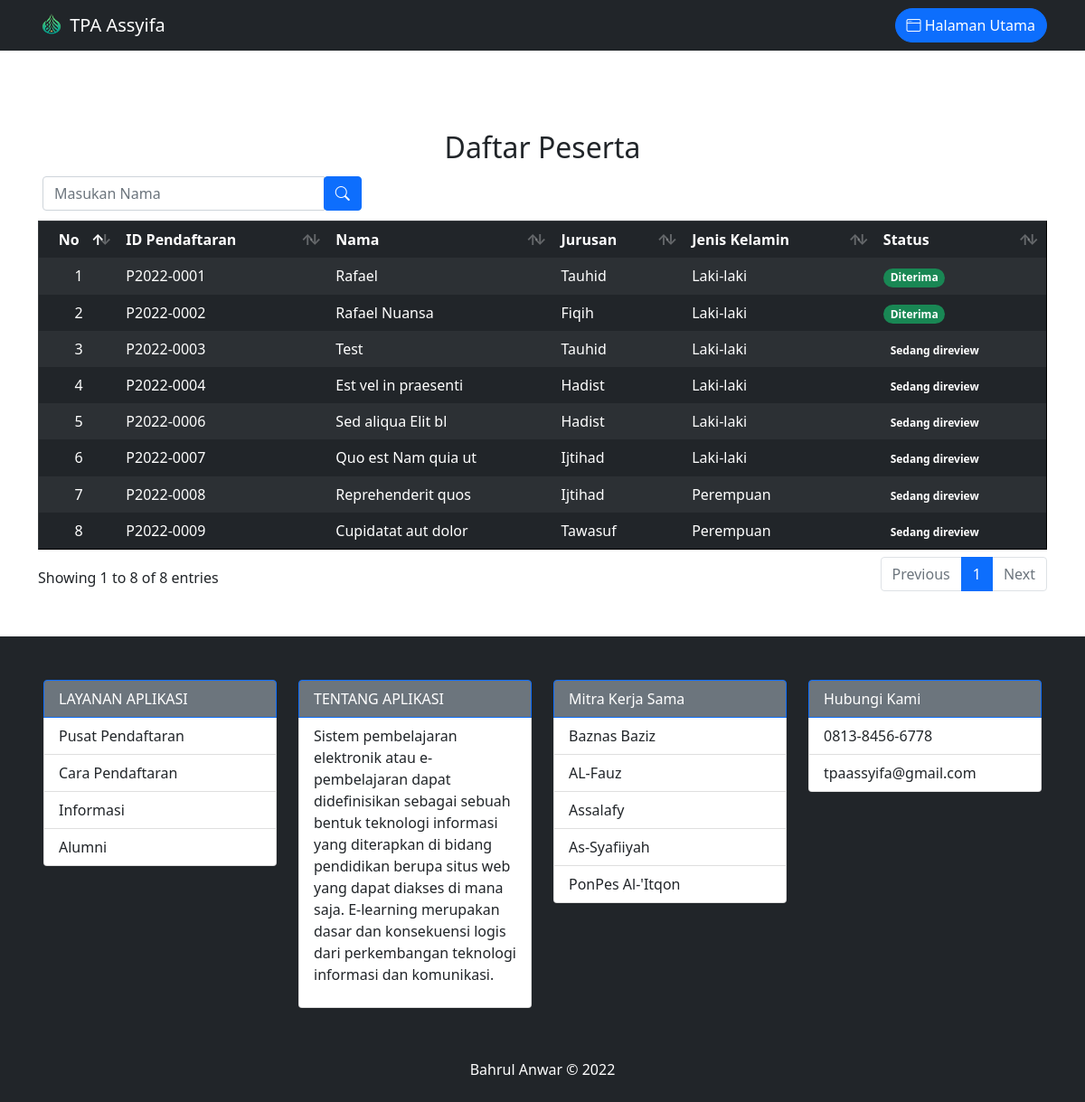
The page /user/daftar-peserta.php on the database its author committed.
### tables this page shows
CREATE TABLE `tb_pendaftaran` (
  `id_pendaftaran` char(10) NOT NULL,
  `tgl_daftar` date NOT NULL,
  `th_ajaran` varchar(9) NOT NULL,
  `jurusan` varchar(50) NOT NULL,
  `nm_peserta` varchar(50) NOT NULL,
  `email` varchar(255) NOT NULL,
  `status_email` tinyint(1) NOT NULL DEFAULT '0',
  `password` varchar(255) NOT NULL,
  `tmp_lahir` varchar(50) NOT NULL,
  `tgl_lahir` date NOT NULL,
  `jk` enum('Laki-laki','Perempuan') NOT NULL,
  `agama` varchar(15) NOT NULL,
  `alamat_jld` varchar(255) NOT NULL,
  `alamat_keldeskec` varchar(255) NOT NULL,
  `alamat_kab_kota` varchar(255) NOT NULL,
  `alamat_provinsi` varchar(255) NOT NULL,
  `photo` varchar(200) DEFAULT NULL,
  `berkas_ijazah_sd` varchar(255) DEFAULT NULL,
  `nilai_ijazah_sd` int(5) DEFAULT NULL,
  `berkas_ijazah_smp` varchar(255) DEFAULT NULL,
  `nilai_ijazah_smp` int(5) DEFAULT NULL,
  `berkas_ijazah_smk` varchar(255) DEFAULT NULL,
  `nilai_ijazah_smk` int(5) DEFAULT NULL,
  `status_terima` varchar(100) NOT NULL DEFAULT 'Sedang direview',
  `token_verifikasi` varchar(255) DEFAULT NULL
);

### user/daftar-peserta.php (the view, shortened to what this page needs)
<?php
include '../config/koneksi.php';
?>
<!DOCTYPE html>
<html lang="en">
<head>
    <link rel="stylesheet" href="../css/dataTables.bootstrap5.min.css">
    <link rel="stylesheet" href="https://cdn.jsdelivr.net/npm/bootstrap-icons@1.5.0/font/bootstrap-icons.css">
    <link href="../css/bootstrap.min.css" rel="stylesheet">
</head>
<body>
    <?php include('../_partials/user/navbar2.php');?>
    <section class="mt-5 mb-5 pt-5">
        <h2 class="text-center pt-5">Daftar Peserta</h2>
        <div class="container table-responsive">
            <form style="margin: 5px;" method="GET" action="daftar-peserta.php">
                <div class="row">
                    <div class="col-xs-6 col-md-4">
                        <div class="input-group">
                            <input required type="text" class="form-control" placeholder="Masukan Nama" id="search" name="search" autocomplete="off" <?php if (isset($_GET['search'])) { ?> value="<?= $_GET['search'] ?>" <?php } ?> />
                            <div class="input-group-btn">
                                <button class="btn btn-primary" type="submit">
                                    <i class="bi bi-search"></i>
                                </button>
                            </div>
                        </div>
                    </div>
                </div>
            </form>
            <table id="example" class="table table-borderless table-dark table-striped table-hover" border="1">
                <thead>
                    <tr>
                        <th class="text-center">No</th>
                        <th>ID Pendaftaran</th>
                        <th>Nama</th>
                        <th>Jurusan</th>
                        <th>Jenis Kelamin</th>
                        <th>Status</th>
                    </tr>
                </thead>
                <tbody>
                    <?php
                    $no = 1;
                    if (isset($_GET['search'])) {
                        $time_start = microtime(true);
                        usleep(100);
                        $string = '';
                        $search = $_GET['search'];
                        $query = mysqli_query($conn, "SELECT nm_peserta FROM tb_pendaftaran order by nm_peserta ASC");
                        while (($data = mysqli_fetch_assoc($query))) {
                            $string .= ' ';
                            $string .= $data['nm_peserta'];
                        }
                        $index = BoyerMoore($string, $search);
                        $list_peserta = mysqli_query($conn, "SELECT * FROM tb_pendaftaran WHERE nm_peserta LIKE '%$search%' ORDER BY nm_peserta ASC");
                        $jml_data = mysqli_num_rows($list_peserta);
                        $time_end = microtime(true);
                        $time = $time_end - $time_start;
                    } else {
                        $list_peserta = mysqli_query($conn, "SELECT * FROM tb_pendaftaran");
                    }
                    while ($row = mysqli_fetch_array($list_peserta)) {
                    ?>
                        <tr>
                            <td class="text-center"><?php echo $no++ ?></td>
                            <td><?php echo $row['id_pendaftaran'] ?></td>
                            <td><?php echo $row['nm_peserta'] ?></td>
                            <td><?php echo $row['jurusan'] ?></td>
                            <td><?php echo $row['jk'] ?></td>
                            <?php if($row['status_terima']=="Sedang direview"){ ?>
                                <td><span class="badge rounded-pill bg-gray">Sedang direview</span></td>
                            <?php }else if($row['status_terima']=="Diterima"){ ?>
                                <td><span class="badge rounded-pill bg-success">Diterima</span></td>
                            <?php }else{ ?>
                                <td><span class="badge rounded-pill bg-danger">Tidak Diterima</span></td>
                            <?php } ?>
                        </tr>
                    <?php } ?>
                </tbody>
            </table>
        </div>
    </section>
    <?php include('../_partials/user/footer.php');?>
</body>
</html>

### _partials/user/navbar2.php (shortened to what this page needs)
<nav class="navbar navbar-expand-lg navbar-dark bg-dark fixed-top">
        <div class="container">
            <a class="navbar-brand" href="#">
                <img src="../img/Logo Assyifa2021.png" alt="" width="30" height="24" class="d-inline-block align-text-top">
                TPA Assyifa
            </a>
            <div class="collapse navbar-collapse justify-content-end" id="navbarNavDropdown">
                <ul class="navbar-nav gap-2">
                    <li class="nav-item">
                        <a class="btn btn-primary bi bi-window rounded-pill" href="../index.php"> Halaman Utama</a>
                    </li>
                </ul>
            </div>
        </div>
    </nav>

### _partials/user/footer.php (shortened to what this page needs)
<footer class="bg-dark text-white p-5">
        <div class="row">
            <div class="col-md-3">
                <ul class="list-group">
                    <li class="list-group-item active bg-secondary">LAYANAN APLIKASI</li>
                    <li class="list-group-item">Pusat Pendaftaran</li>
                    <li class="list-group-item">Cara Pendaftaran</li>
                    <li class="list-group-item">Informasi</li>
                    <li class="list-group-item">Alumni</li>
                </ul>
            </div>
            <div class="col-md-3">
                <ul class="list-group">
                    <li class="list-group-item active bg-secondary">TENTANG APLIKASI</li>
                    <li class="list-group-item">
                        <p>
                            Sistem pembelajaran elektronik atau e-pembelajaran dapat didefinisikan sebagai sebuah bentuk teknologi
                            informasi yang diterapkan di bidang pendidikan berupa situs web yang dapat diakses di mana saja. E-learning
                            merupakan dasar dan konsekuensi logis dari perkembangan teknologi informasi dan komunikasi.
                        </p>
                    </li>
                </ul>
            </div>
            <div class="col-md-3">
                <ul class="list-group">
                    <li class="list-group-item active bg-secondary">Mitra Kerja Sama</li>
                    <li class="list-group-item">Baznas Baziz</li>
                    <li class="list-group-item">AL-Fauz</li>
                    <li class="list-group-item">Assalafy</li>
                    <li class="list-group-item">As-Syafiiyah</li>
                    <li class="list-group-item">PonPes Al-'Itqon</li>
                </ul>
            </div>
            <div class="col-md-3">
                <ul class="list-group">
                    <li class="list-group-item active bg-secondary">Hubungi Kami</li>
                    <li class="list-group-item">0813-8456-6778</li>
                    <li class="list-group-item">tpaassyifa@gmail.com</li>
                </ul>
            </div>
        </div>
    </footer>
    <div class="copyright text-center text-white font-weight-bold bg-dark p-2">
        <p>Bahrul Anwar &copy; 2022</p>
    </div>

### rows shown on the page
tb_pendaftaran: id_pendaftaran "P2022-0001", nm_peserta "Rafael", jurusan "Tauhid", jk "Laki-laki", status_terima "Diterima"
tb_pendaftaran: id_pendaftaran "P2022-0002", nm_peserta "Rafael Nuansa", jurusan "Fiqih", jk "Laki-laki", status_terima "Diterima"
tb_pendaftaran: id_pendaftaran "P2022-0003", nm_peserta "Test", jurusan "Tauhid", jk "Laki-laki", status_terima "Sedang direview"
tb_pendaftaran: id_pendaftaran "P2022-0004", nm_peserta "Est vel in praesenti", jurusan "Hadist", jk "Laki-laki", status_terima "Sedang direview"
tb_pendaftaran: id_pendaftaran "P2022-0006", nm_peserta "Sed aliqua Elit bl", jurusan "Hadist", jk "Laki-laki", status_terima "Sedang direview"
tb_pendaftaran: id_pendaftaran "P2022-0007", nm_peserta "Quo est Nam quia ut", jurusan "Ijtihad", jk "Laki-laki", status_terima "Sedang direview"
tb_pendaftaran: id_pendaftaran "P2022-0008", nm_peserta "Reprehenderit quos", jurusan "Ijtihad", jk "Perempuan", status_terima "Sedang direview"
tb_pendaftaran: id_pendaftaran "P2022-0009", nm_peserta "Cupidatat aut dolor", jurusan "Tawasuf", jk "Perempuan", status_terima "Sedang direview"
